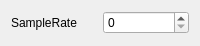
<?xml version="1.0" encoding="UTF-8"?>
<ui version="4.0">
 <class>AudioProjectPreferences</class>
 <widget class="QWidget" name="AudioProjectPreferences">
  <property name="geometry">
   <rect>
    <x>0</x>
    <y>0</y>
    <width>200</width>
    <height>46</height>
   </rect>
  </property>
  <property name="windowTitle">
   <string>Form</string>
  </property>
  <layout class="QGridLayout" name="gridLayout">
   <item row="0" column="0">
    <widget class="QLabel" name="SampleRateLabel">
     <property name="text">
      <string>SampleRate</string>
     </property>
    </widget>
   </item>
   <item row="0" column="1">
    <widget class="QSpinBox" name="SampleRate"/>
   </item>
  </layout>
 </widget>
 <resources/>
 <connections/>
</ui>
